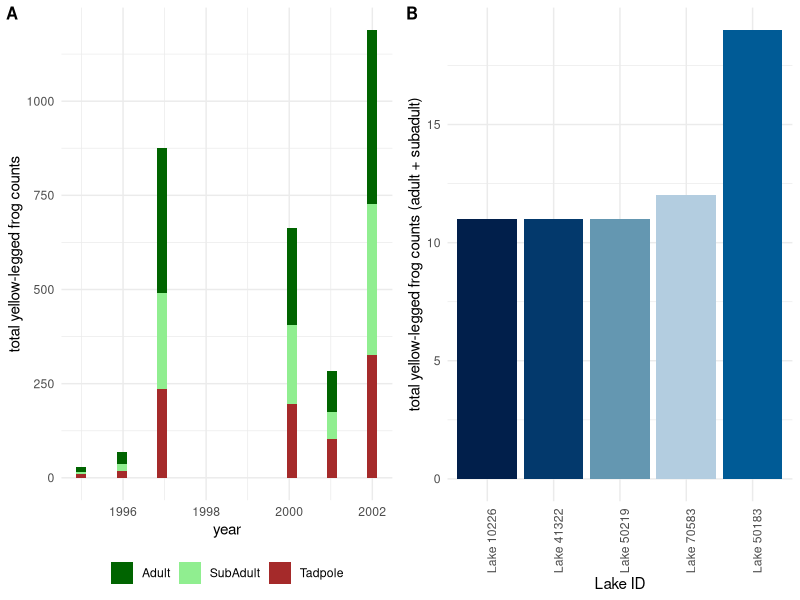

Generate this figure with R:
## ---- chunk 1
knitr::opts_chunk$set(echo = TRUE, warning= FALSE, message=FALSE)

#load necessary packages

library(tidyverse)
library(here)
library(lubridate)
library(cowplot)


## ---- chunk 2

## read in the data using here()

frog_data<- read_csv(here("_code", "frogs", "data", "sierra_amphibians.csv"))

RAMU_data<- frog_data %>% 
  filter(amphibian_species== "RAMU") %>% 
  filter(amphibian_life_stage != "EggMass") %>% 
  select(-lake_id) %>% 
  select(-amphibian_location) %>%
  mutate(survey_date= mdy(survey_date)) %>% 
  mutate(year = year(survey_date)) %>% 
  mutate(count= 1) %>% 
  group_by(year, amphibian_life_stage) %>% 
  mutate(total= sum(count)) %>% 
  ungroup() %>% 
  summarise(year, amphibian_life_stage, total)

p1<- ggplot(RAMU_data, aes(x= year, fill= amphibian_life_stage))+
  geom_histogram()+
  labs(y= "total yellow-legged frog counts",
       fill= "Amphibian Life Stage")+
  scale_fill_manual(values = c("dark green", "light green", "brown"))+
  theme_minimal()+ 
  theme(legend.position= "bottom", legend.title = element_blank())


## ---- chunk 3

RAMU_data_adult<- frog_data %>% 
  filter(amphibian_species== "RAMU") %>%
  filter(amphibian_life_stage== "SubAdult"|  amphibian_life_stage=="Adult") %>%
  mutate(count=1) %>% 
  group_by(lake_id) %>% 
  summarize(frog_count = n()) %>% 
  slice_max(frog_count, n = 5) %>% 
  arrange(-frog_count) %>% 
  mutate(lake= "Lake") %>% 
  relocate(lake) %>% 
  unite("lake_id", lake:lake_id, sep = " ")



p2<- ggplot(data = RAMU_data_adult, aes(x = fct_reorder(lake_id, frog_count), y = frog_count, fill= lake_id)) +
  geom_col() +
  labs(y = "total yellow-legged frog counts (adult + subadult)", x = "Lake ID") +
  theme_minimal()+
  scale_fill_manual(values=c("#011f4b", "#03396c", "#005b96", "#6497b1", "#b3cde0"))+
  theme(legend.position= 'none', axis.text.x = element_text(angle = 90))


## ---- chunk 4

plot_grid(p1, p2, labels = c('A', 'B'), label_size = 12)

